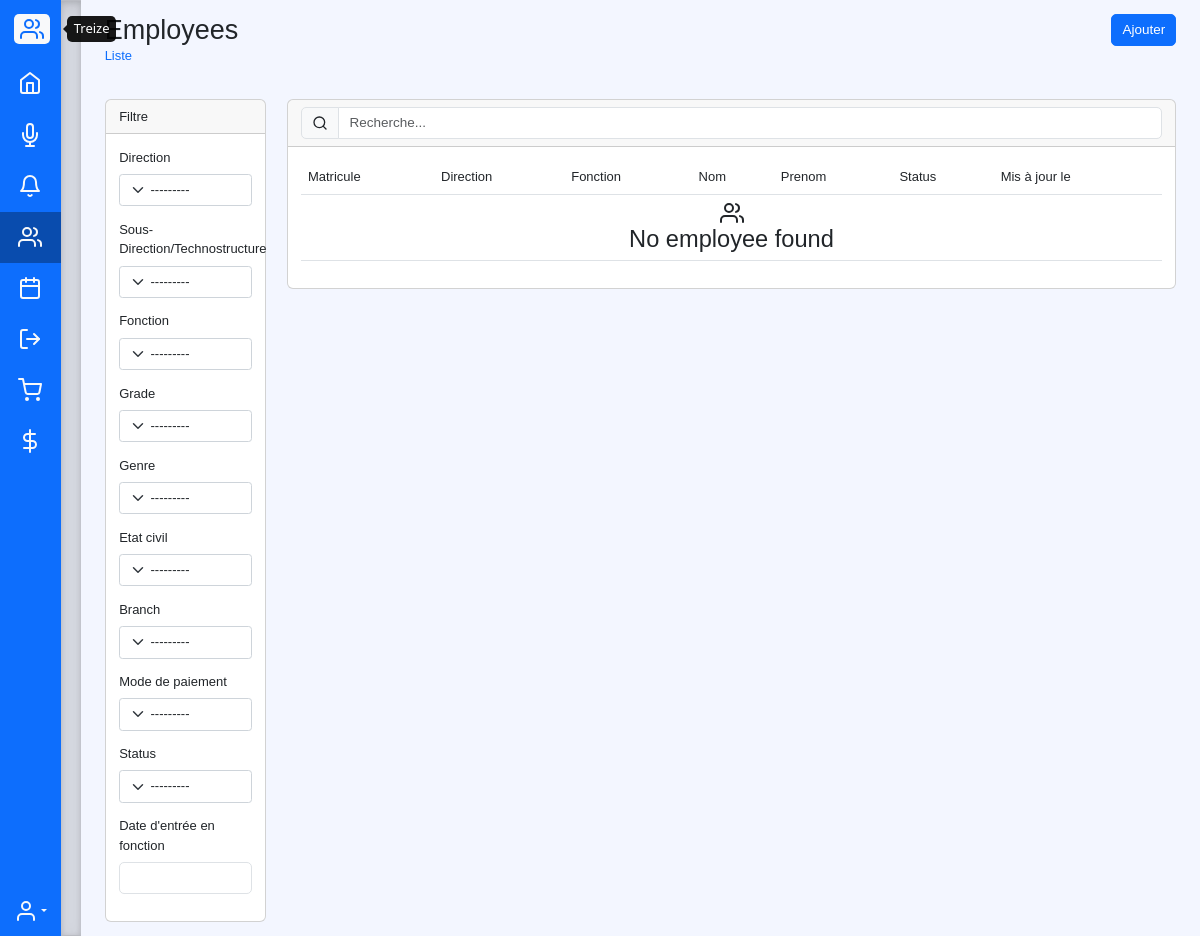
The app's page /list/employee/employee (signed in), older data.
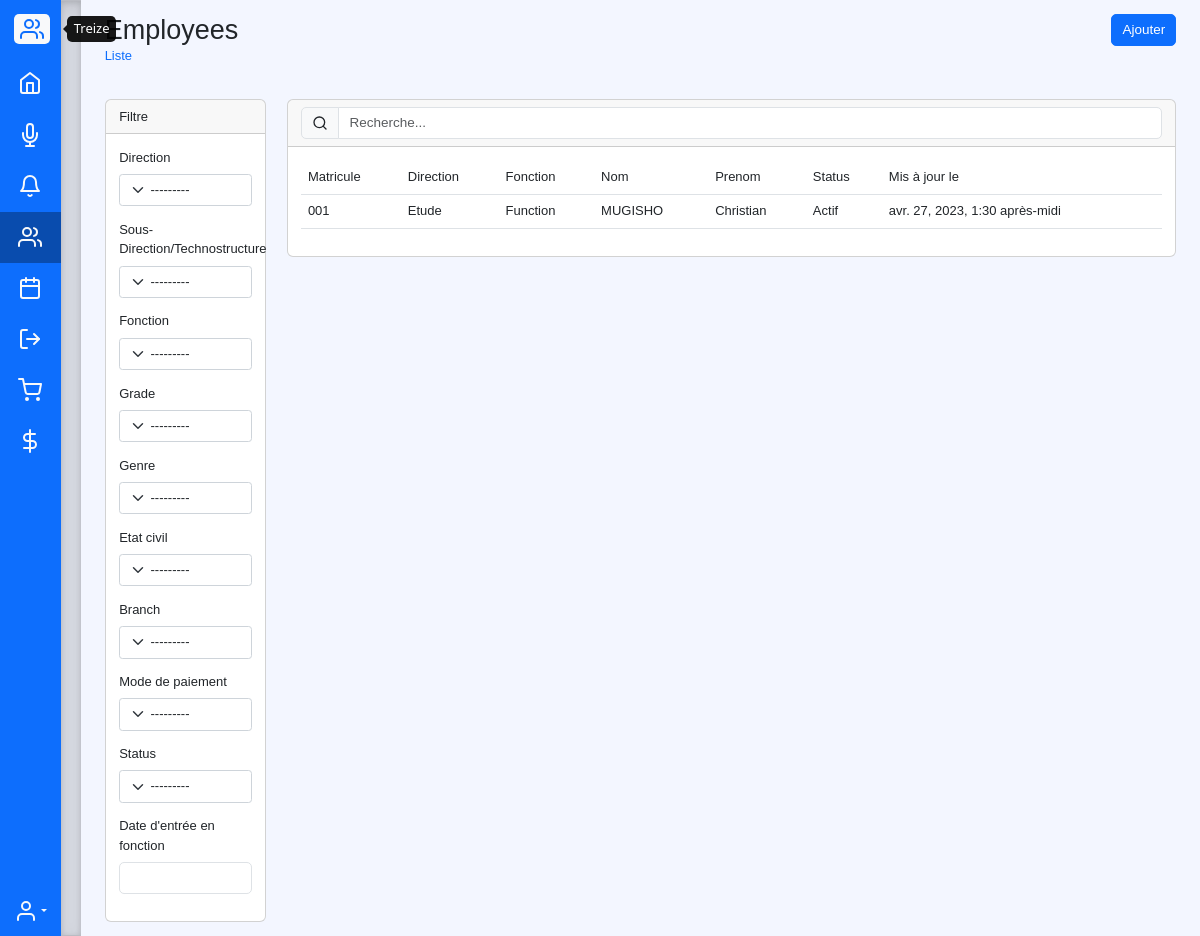
The same page, newer data.
### employee/models.py (models this page shows, shortened)
class Employee(models.Model):
    STATUS = (
        ('Actif', 'Actif'),
        ('Indisponibilite', 'Indisponibilite'),
        ('Licenciement', 'Licenciement'),
        ('Inactif', 'Inactif')
    )
    GENDERS = (("Male", "Homme"), ("Female", "Femme"))
    direction = models.ForeignKey(Direction, verbose_name="Direction", null=True, on_delete=models.SET_NULL)
    subDirection = models.ForeignKey(SubDirection, verbose_name="Sous-Direction/Technostructure", null=True, on_delete=models.SET_NULL)
    service = models.ForeignKey(Service, verbose_name="Service", null=True, on_delete=models.SET_NULL)
    function = models.ForeignKey(Function, verbose_name="Fonction", null=True, on_delete=models.SET_NULL)
    grade = models.ForeignKey(Grade, verbose_name="Grade", null=True, on_delete=models.SET_NULL)
    profile = models.ImageField(upload_to=upload_directory_file, blank=True, null=True, default=None)
    matricule = models.CharField("Matricule", unique=True, max_length=100, null=True, default=None)
    agreement = models.CharField("Type de contrat", max_length=10, choices=choices(Agreement, 'name'), null=True,
                                 default=None)
    first_name = models.CharField("Prenom", max_length=100, blank=True, null=True, default=None)
    middle_name = models.CharField("Deuxième prénom", max_length=100, blank=True, null=True, default=None)
    last_name = models.CharField("Nom", max_length=100, blank=True, null=True, default=None)
    n_cnss = models.CharField("N. CNSS", max_length=50, blank=True, null=True, default=None)
    n_inpp = models.CharField("N. INPP", max_length=50, blank=True, null=True, default=None)
    n_onem = models.CharField("N. ONEM", max_length=50, blank=True, null=True, default=None)
    gender = models.CharField("Genre", max_length=10, choices=GENDERS, null=True,
                              default="Male")
    marital_status = models.CharField("Etat civil", max_length=12,
                                      choices=(("Maried", "Marie"), ("Single", "Celibataire"), ("Widower", "Veuf(ve)")),
                                      default="Celibataire")
    spouse = models.CharField("Nom du cojoint(e)", max_length=100, blank=True, null=True, default=None)
    dob = models.DateField("Date de naissance", help_text='YYYY-MM-DD', blank=True, null=True, default=None)
    doj = models.DateField("Date d'entrée en fonction", help_text='YYYY-MM-DD', blank=True, null=True, default=None)
    mobile_number = PhoneNumberField("Numéro de mobile", null=True, default=None)
    address = models.TextField("Adresse permanente", blank=True, null=True, default=None)
    emergency_information = models.TextField("Information de contact d'urgence", null=True, default=None)
    syndicate = models.CharField("Syndicat", max_length=10, choices=choices(Syndicat, 'name'), blank=True, null=True,
                                 default=None)
    branch = models.CharField("Branch", max_length=10, choices=choices(Branch, 'name'))
    payment_method = models.CharField("Mode de paiement", max_length=10, choices=choices(PaymentMethod, 'name'))
    payer_name = models.CharField("Nom de la banque/Agent payeur", max_length=50, blank=True, null=True, default=None)
    pay_account = models.CharField("Numero de compte", max_length=50, blank=True, null=True, default=None)
    comment = models.TextField("Commentaire", blank=True, null=True, default=None)
    status = models.CharField(verbose_name="Status", max_length=20, choices=STATUS, default=STATUS[0][0])
    updated = models.DateTimeField(verbose_name="Mise à jour le", auto_now=True)
    created = models.DateTimeField(verbose_name="Créée le", auto_now_add=True)
    conf = {
        'icon': 'users',
        'description': 'value',
        'entry': reverse_lazy('core:list', kwargs={'app': 'employee', 'model': 'employee'}),
        'list': {
            'display': [('matricule', 'Matricule'), ('direction', 'Direction'), ('function', 'Fonction'), ('last_name', 'Nom'), ('first_name', 'Prenom'), ('status', 'Status'), ('updated', 'Mis à jour le')],
            'filter': ['direction', 'subDirection', 'function', 'grade', 'gender', 'marital_status', 'branch', 'payment_method', 'status', 'doj'],
            'action': [{
                'method': 'GET',
                'href': reverse_lazy('core:create', kwargs={'app': 'employee', 'model': 'employee'}),
                'class': 'btn btn-primary',
                'title': 'Ajouter'
            }]
        },
        'change': {
            'form': {
                'fields': ['direction', 'subDirection', 'service', 'function',
                           'grade', 'matricule', 'agreement', 'branch',
                           'profile', 'last_name', 'middle_name', 'first_name', 'dob',
                           'gender', 'marital_status', 'spouse', 'mobile_number', 'address',
                           'doj', 'n_cnss', 'n_inpp', 'n_onem',
                           'payment_method', 'pay_account', 'payer_name', 'emergency_information', 'comment', 'status'],
                'inlines': [{
                    'app': 'core',
                    'model': 'user',
                    'fields': ['email', 'groups']
                }, {
                    'app': 'employee',
                    'model': 'child',
                    'fields': ['full_name', 'dob', 'birth_certificate']
                }, {
                    'app': 'employee',
                    'model': 'document',
                    'fields': ['name', 'doc']
                }]
            },
            'action': [{
                'method': 'GET',
                'href': reverse_lazy('core:delete', kwargs={'app': 'employee', 'model': 'employee'}),
                'class': 'btn btn-danger',
                'title': 'Delete',
                'condition': 'True'
            }, {
                'method': 'GET',
                'href': reverse_lazy('core:document', kwargs={'app': 'employee', 'model': 'employee', 'document': 'employee'}),
                'class': 'btn btn-info',
                'title': 'Document',
                'condition': 'True'
            }]
        },
        'create': {
            'form': {
                'fields': ['direction', 'subDirection', 'service', 'function',
                           'grade', 'matricule', 'agreement', 'branch',
                           'profile', 'last_name', 'middle_name', 'first_name', 'dob',
                           'gender', 'marital_status', 'spouse', 'mobile_number', 'address',
                           'doj', 'n_cnss', 'n_inpp', 'n_onem',
                           'payment_method', 'pay_account', 'payer_name', 'emergency_information', 'comment', 'status'],
                'inlines': []
            }
        }
    }
    def full_name(self):
        return f"{self.last_name} {self.first_name}"

class Direction(models.Model):
    name = models.CharField(verbose_name="Nom", max_length=100)
    created = models.DateTimeField(verbose_name="Cree le", auto_now_add=True)
    def __str__(self):
        return f"{self.name}"
    class Meta:
        verbose_name = "Direction"

class Function(models.Model):
    name = models.CharField(verbose_name="Nom", max_length=100)
    working_days = models.IntegerField(verbose_name="Jours de travail", default=0)
    created = models.DateTimeField(verbose_name="Cree le", auto_now_add=True)
    def __str__(self):
        return f"{self.name}"
    class Meta:
        verbose_name = "Fonction"

### core/views.py (the view)
# urls.py: path('list/<str:app>/<str:model>', List.as_view(), name='list'),
class List(LoginRequiredMixin, View):
    def get(self, request, app, model):
        model = apps.get_model(app, model_name=model)
        fields = {'filter': getattr(model, 'conf', {}).get('list', {}).get('filter', [])}
        _filter = filterset_factory(model, **fields)(request.GET, queryset=model.objects.select_related().all())
        filter_form = _filter.form
        qs = _filter.qs
        return render(request, f'{self.__class__.__name__.lower()}.html', locals())

### core/filters.py (called while the page is built)
def filterset_factory(model, filter="__all__"):
    meta = type(str("Meta"), (object,), {"model": model, "fields": filter})
    filterset = type(str("%sFilterSet" % model._meta.object_name), (AdvanceFilterSet,), {"Meta": meta})
    return filterset

### core/templatetags/core.py (called while the page is built)
@register.filter(name='getattr')
def getter(obj, field):
    return getattr(obj, field, None)

### employee/models.py (called while the page is built)
    def __str__(self):
        return f"{self.code}/{self.name}"

    def __str__(self):
        return f"{self.name}"

### templates/list.html (shortened to what this page needs)
{% extends 'base.html' %}
{% load core %}
{% load crispy_forms_tags %}
{% block content %}
<div class="container-fluid">
    <div class="row">
        <div class="col">
            <h2 class="m-0">{{ model|getattr:'_meta'|getattr:'verbose_name_plural'|title }}</h2>
            <nav aria-label="breadcrumb">
              <ol class="breadcrumb">
                <li class="breadcrumb-item"><a href="{% url 'core:list' model|getattr:'_meta'|getattr:'app_label' model|getattr:'_meta'|getattr:'model_name' %}" class="text-decoration-none">Liste</a></li>
              </ol>
            </nav>
        </div>
        <div class="col text-end">
            {% for btn in model.conf.list.action %}
                {% if btn.method == 'GET' %}
                    <a href="{{ btn.href }}?{% for key, value in request.GET.items %}{{ key }}={{ value }}{% endfor %}" class="{{ btn.class }}">{{ btn.title }}</a>
                {% elif btn.method == 'POST' %}
                    <form action="{{ btn.href }}" method="{{ btn.method }}" style="display: initial">
                        {% csrf_token %}
                        {% for key, value in btn.values.items %}<input type="hidden" name="{{ key }}" value="{{ value }}">{% endfor %}
                        <button type="submit" class="{{ btn.class }}">{{ btn.title }}</button>
                    </form>
                {% endif %}
            {% endfor %}
        </div>
    </div>
    <div class="row mt-4">
        {% if filter_form and filter_form.fields|length > 1 %}
        <div class="col-2">
            <div class="card">
                <div class="card-header">Filtre</div>
                <div class="card-body">
                    {{ filter_form|crispy }}
                </div>
            </div>
        </div>
        {% endif %}
        <div class="col">
            <div class="card">
                <div class="card-header">
                    <form method="get" class="input-group">
                        <span class="input-group-text" id="basic-addon1"><i data-feather="search" class="small-icon"></i></span>
                        <input type="text" class="form-control" placeholder="Recherche..." name="q" value="{{ request.GET.q }}">
                    </form>
                </div>
                <div class="card-body">
                    <table class="table table-hover table-responsive">
                        <thead>
                            <tr>
                                {% for field in model.conf.list.display %}
                                    <th>{{ field.1 }}</th>
                                {% endfor %}
                            </tr>
                        </thead>
                        <tbody>
                            {% for obj in qs %}<tr data-url='{% url 'core:change' model|getattr:'_meta'|getattr:'app_label' model|getattr:'_meta'|getattr:'model_name' %}?pk={{ obj.id }}'>
                                {% for field in model.conf.list.display %}
                                    <td>{{ obj|getattr:field.0 }}</td>
                                {% endfor %}</tr>
                            {% empty %}
                            <tr>
                                <td colspan="{{ model.conf.list.display|length }}" class="text-center">
                                    <i data-feather="{{ model.conf.icon }}"></i>
                                    <h3 class="m-0">No {{ model|getattr:'_meta'|getattr:'verbose_name' }} found</h3>
                                </td>
                            </tr>
                            {% endfor %}
                        </tbody>
                    </table>
                </div>
            </div>
        </div>
    </div>
</div>
{% endblock %}

### templates/base.html (shortened to what this page needs)
{% load static %}
{% load core %}
<!DOCTYPE html>
<html lang="fr">
<head>
    <link href="https://cdn.jsdelivr.net/npm/bootstrap@5.3.0-alpha3/dist/css/bootstrap.min.css" rel="stylesheet">
    <link rel="stylesheet" href="{% static 'css/custom.css' %}">
    <link rel="stylesheet" href="{% static 'css/select2.min.css' %}">
    <link rel="stylesheet" href="{% static 'css/select2-bootstrap-5-theme.min.css' %}">
    <link rel="stylesheet" href="{%  static 'css/select2-bootstrap-5-theme.rtl.min.css' %}">
</head>
<body>
    <main>
        <div class="d-flex flex-column flex-shrink-0 bg-primary" style="width: 4.5rem;">
        <a href="/" class="d-block p-3 link-dark text-decoration-none" title="" data-bs-toggle="tooltip" data-bs-placement="right" data-bs-original-title="Treize">
          <span class="badge text-bg-light">
              <i data-feather="users" class="text-primary"></i>
          </span>
        </a>
        <ul class="nav nav-pills nav-flush flex-column mb-auto text-center">
            <li class="nav-item">
                <a href="{% url 'core:home' %}" class="nav-link border-primary text-light {% if request.resolver_match.url_name == 'home' %}active{% endif %} py-3 border-bottom" aria-current="page" title="" data-bs-toggle="tooltip" data-bs-placement="right" data-bs-original-title="Home">
                  <i data-feather="home"></i>
                </a>
            </li>
            {% with request|menu as menus %}
                {% for app, models in menus.items %}
                    {% for model in models %}
                        <li class="nav-item">
                            <a href="{{ model.url }}" class="nav-link text-light {% if request.resolver_match.kwargs.model == model.name %}active{% endif %} py-3" title="{{ model.verbose|title }}" data-bs-toggle="tooltip" data-bs-placement="right" data-bs-original-title="{{ model.verbose|title }}">
                                <i data-feather="{{ model.icon|default:'user' }}"></i>
                            </a>
                        </li>
                    {% endfor %}
                {% endfor %}
            {% endwith %}
        </ul>
        <div class="dropdown border-top border-primary">
          <a href="#" class="d-flex text-light align-items-center justify-content-center p-3 link-dark text-decoration-none dropdown-toggle" id="dropdownUser3" data-bs-toggle="dropdown" aria-expanded="false">
            <i data-feather="user" class="text-light"></i>
          </a>
        </div>
        </div>
        <div class="b-example-divider"></div>
        <div class="col scrollarea p-3">
            {% block content %}
            {% endblock %}
        </div>
    </main>
</body>
</html>

### static/css/custom.css (style rules this page uses)
* { font-size: 13px; }
body::before { opacity: 0.75; background-repeat: no-repeat; content: ''; position: fixed; top: 0; right: 0; bottom: 0; left: 0; background-position: right bottom; z-index: -1; background-color: #eff3ff; }
.card { border-radius: 6px !important; }
.small-icon { width: 16px; height: 16px; }
th { font-weight: normal; font-size: 13px; }
body { min-height: 100vh; min-height: -webkit-fill-available; }
html { font-size: 13.5px; height: -webkit-fill-available; }
main { display: flex; flex-wrap: nowrap; height: 100vh; height: -webkit-fill-available; max-height: 100vh; overflow-x: auto; overflow-y: hidden; }
.b-example-divider { flex-shrink: 0; width: 1.5rem; height: 100vh; background-color: rgba(0, 0, 0, .1); border: solid rgba(0, 0, 0, .15); border-width: 1px 0; box-shadow: inset 0 .5em 1.5em rgba(0, 0, 0, .1), inset 0 .125em .5em rgba(0, 0, 0, .15); }
.dropdown-toggle { outline: 0; }
.nav-flush .nav-link { border-radius: 0; }
.scrollarea { overflow-y: auto; }
body { font-family: "Nunito", sans-serif !important; }
.nav-item > .active { background-color: #00000050 !important; }

Row changes from the older to the newer data that the page shows:
added Employee: display "001" "Etude" "Function" "MUGISHO" "Christian" "Actif" "avr. 27, 2023, 1:30 après-midi"
Text that changed along with them:
{{ model|getattr:'_meta'|getattr:'verbose_name' }}: "employee" → (not shown)
text no longer shown: "No found"
